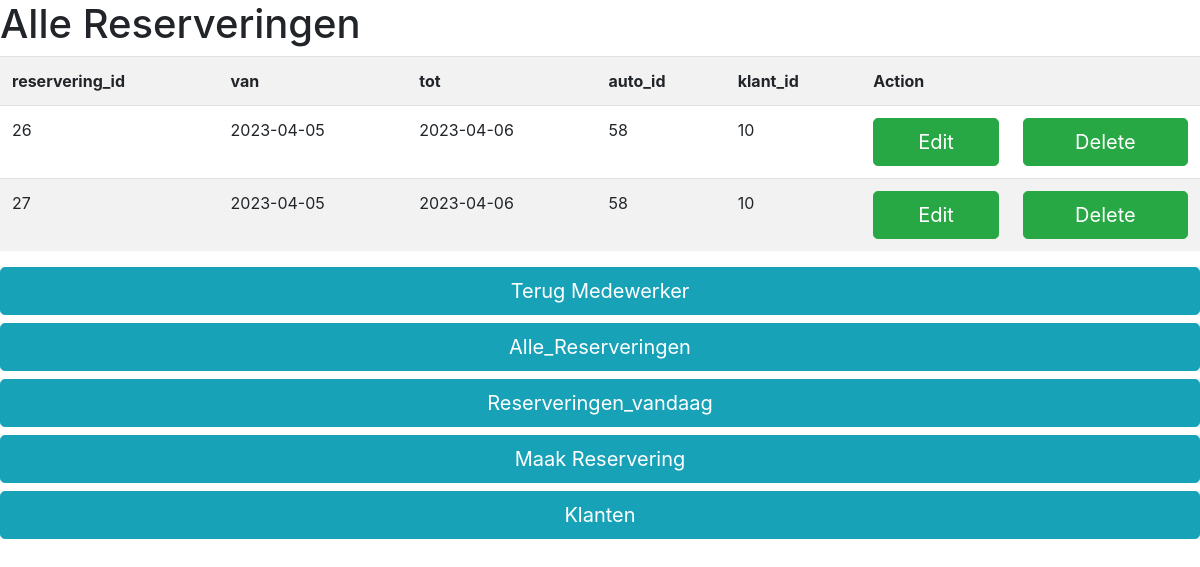
The app's page /alle_res.php with its own data.
### tables this page shows
CREATE TABLE `reservering` (
  `reservering_id` int(11) NOT NULL,
  `van` date NOT NULL,
  `tot` date NOT NULL,
  `auto_id` int(11) DEFAULT NULL,
  `klant_id` int(11) DEFAULT NULL
);

### db.php (called while the page is built, shortened)
<?php
class Database{
    private $dbh;
    public function __construct() {
        $this->database = 'auto_rent';
        $this->username = 'root';
        $this->password = '';
        $this->host = 'localhost';
        try {
            $dsn = "mysql:host=$this->host;dbname=$this->database";
            $this->dbh = new PDO($dsn, $this->username, $this->password);
        }catch(\Exception $e) {
            die('failed to connect to database' .$e->getMessage());
        }
    }
    public function select($sql,$placeholder = []) {
        $stmt = $this->dbh->prepare($sql);
        $stmt->execute($placeholder);
        $result = $stmt->fetchAll(PDO::FETCH_ASSOC);
            if(!empty($result)) {
                return $result;
            } else {
                echo "Geen data beschikbarr";
            }
    }
}
?>

### alle_res.php (the view, shortened to what this page needs)
<?php
include 'db.php';
$db = new Database();
$sql = "SELECT * from reservering";
$result = $db->select($sql);
?>
<!DOCTYPE html>
<html lang="en">
<head>
    <link rel="stylesheet" href="https://cdn.jsdelivr.net/npm/bootstrap@4.4.1/dist/css/bootstrap.min.css">
</head>
<body>
   <h1>Alle Reserveringen</h1>
   <table class="table table-striped">
    <tr>
        <th>reservering_id</th>
        <th>van</th>
        <th>tot</th>
        <th>auto_id</th>
        <th>klant_id</th>
        <th colspan="2">Action</th>
    </tr>
    <tr>
        <?php
        if(!is_null($result)) {
        foreach ($result as $rows) {?>
         <td><?php echo $rows['reservering_id'] ?></td>
         <td><?php echo $rows['van'] ?></td>
         <td><?php echo $rows['tot'] ?></td>
         <td><?php echo $rows['auto_id'] ?></td>
         <td><?php echo $rows['klant_id'] ?></td>
         <td><a  class="btn btn-success btn-lg btn-block" href="edit_res.php?reservering_id=
         <?php echo trim($rows['reservering_id']);?>
         &van=<?php echo trim($rows['van']);?>
         &tot=<?php echo trim($rows['tot']);?>
         ">Edit</a></td>
         <td><a  class="btn btn-success btn-lg btn-block" href="delete_res.php?reservering_id=<?php echo $rows['reservering_id'];?>">Delete</a></td>
    </tr>
     <?php }
     } ?>
   </table>
   <a class="btn btn-info btn-lg btn-block" href="medewerker.php"> Terug Medewerker</a>
   <a  class="btn btn-info btn-lg btn-block" href="alle_res.php">Alle_Reserveringen</a>
   <a class="btn btn-info btn-lg btn-block" href="res_vandaag.php">Reserveringen_vandaag</a>
   <a  class="btn btn-info btn-lg btn-block" href="select_date.php">Maak Reservering</a>
   <a  class="btn btn-info btn-lg btn-block" href="klanten.php">Klanten</a>
</body>
</html>

### records on screen
reservering: reservering_id "26", van "2023-04-05", tot "2023-04-06", auto "58", klant "10"
reservering: reservering_id "27", van "2023-04-05", tot "2023-04-06", auto "58", klant "10"
